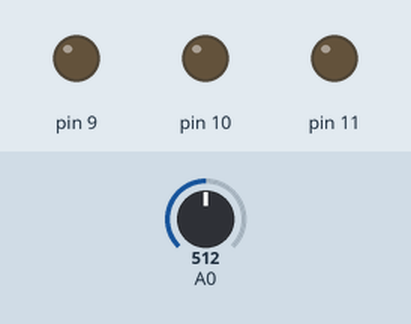
Bench run of a sketch on a simulated Arduino Uno, built with avr-gcc and run on an emulated ATmega328P. On the bench: output pins drawn as LEDs (lit = HIGH). Inputs (shaded band) come from the test bench; at power-on: A0 = 512. What the sketch prints to the serial monitor is not drawn.

Above: at 0.1 s.
At 0.6 s:
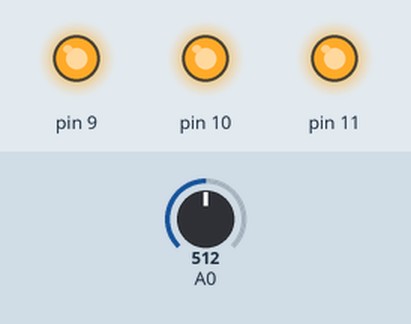
Timing chart, 0 to 2.1 s (numbered marks = the images above):
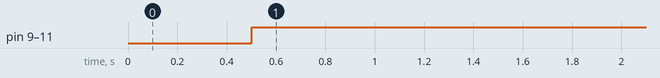

Measured:
- by itself, pin 9–11: LOW → HIGH at 0.50 s

The sketch:

AlcholSensor.ino
```cpp
void setup() {
  // put your setup code here, to run once:

Serial.begin(9600);
pinMode(9, OUTPUT);
pinMode(10, OUTPUT);
pinMode(11, OUTPUT);

}

void loop() {
  // put your main code here, to run repeatedly:

int drunksensor = analogRead(0);
Serial.print("알코올 측정:");
Serial.println(drunksensor);
delay(500);

if(drunksensor > 300){
  digitalWrite(9,HIGH);
  digitalWrite(10,HIGH);
  digitalWrite(11,HIGH);
}
else{
  digitalWrite(9,LOW);
  digitalWrite(10,LOW);
  digitalWrite(11,LOW);
}
}
```
